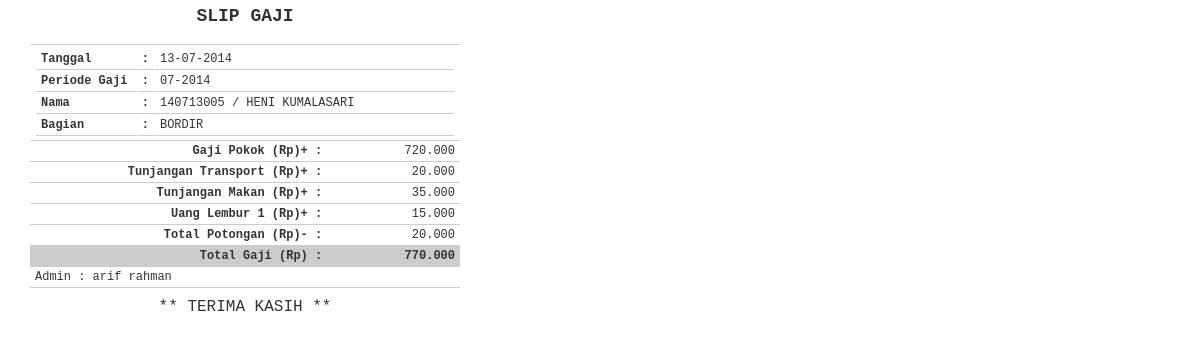
Screenshot of /penggajian_nota.php?noNota=PGJ412 with the database file from the repository.
### tables this page shows
CREATE TABLE IF NOT EXISTS `penggajian` (
  `id_slip` char(6) NOT NULL,
  `periode_gaji` char(7) NOT NULL,
  `tanggal` date NOT NULL,
  `nik` char(20) NOT NULL,
  `gaji_pokok` int(10) NOT NULL,
  `tunj_transport` int(10) NOT NULL,
  `tunj_makan` int(10) NOT NULL,
  `total_lembur` int(10) NOT NULL,
  `total_potongan` int(10) NOT NULL,
  `kd_user` char(4) NOT NULL,
  PRIMARY KEY (`id_slip`)
);

CREATE TABLE IF NOT EXISTS `karyawan` (
  `nik` char(20) NOT NULL,
  `nm_karyawan` varchar(50) NOT NULL,
  `kd_bagian` char(6) NOT NULL,
  `kelamin` varchar(10) NOT NULL,
  `gol_darah` enum('','A','B','AB','O') NOT NULL,
  `agama` varchar(20) NOT NULL,
  `alamat_tinggal` varchar(100) NOT NULL,
  `no_telepon` int(12) NOT NULL,
  `tempat_lahir` varchar(30) NOT NULL,
  `tanggal_lahir` date NOT NULL,
  `status_kawin` enum('Kawin','Belum Kawin') NOT NULL,
  `tanggal_masuk` date NOT NULL,
  PRIMARY KEY (`nik`)
);

CREATE TABLE IF NOT EXISTS `bagian` (
  `kd_bagian` char(6) NOT NULL,
  `nm_bagian` varchar(50) NOT NULL,
  `gaji_pokok` int(10) NOT NULL,
  `uang_transport` int(10) NOT NULL,
  `uang_makan` int(10) NOT NULL,
  `uang_lembur` int(10) NOT NULL,
  PRIMARY KEY (`kd_bagian`)
);

CREATE TABLE IF NOT EXISTS `lembur` (
  `id` int(4) NOT NULL AUTO_INCREMENT,
  `nik` char(20) NOT NULL,
  `tanggal` date NOT NULL,
  `keterangan` varchar(100) NOT NULL,
  `kd_user` char(4) NOT NULL,
  PRIMARY KEY (`id`)
);

CREATE TABLE IF NOT EXISTS `potongan` (
  `id_potongan` int(4) NOT NULL AUTO_INCREMENT,
  `nik` char(20) NOT NULL,
  `tanggal` date NOT NULL,
  `besar_potongan` int(10) NOT NULL,
  `nama_potongan` varchar(50) NOT NULL,
  `kd_user` char(4) NOT NULL,
  PRIMARY KEY (`id_potongan`)
);

CREATE TABLE IF NOT EXISTS `user` (
  `kd_user` char(4) NOT NULL,
  `nm_user` varchar(100) NOT NULL,
  `no_telepon` varchar(20) NOT NULL,
  `username` varchar(20) NOT NULL,
  `password` varchar(200) NOT NULL,
  PRIMARY KEY (`kd_user`)
);

### library/inc.library.php (called while the page is built, shortened)
<?php
function IndonesiaTgl($tanggal){
	$tgl=substr($tanggal,8,2);
	$bln=substr($tanggal,5,2);
	$thn=substr($tanggal,0,4);
	$awal="$tgl-$bln-$thn";
	return $awal;
}
function format_angka($angka) {
	$hasil =  number_format($angka,0, ",",".");
	return $hasil;
}
?>

### penggajian_nota.php (the view, shortened to what this page needs)
<?php
include_once "library/inc.connection.php";
include_once "library/inc.library.php";
$noNota = $_GET['noNota'];
$mySql = "SELECT penggajian.*, user.nm_user, karyawan.nik, karyawan.nm_karyawan, bagian.nm_bagian, bagian.uang_lembur
			FROM penggajian
			LEFT JOIN user ON penggajian.kd_user=user.kd_user
			LEFT JOIN karyawan ON penggajian.nik=karyawan.nik
			LEFT JOIN bagian ON karyawan.kd_bagian=bagian.kd_bagian
			WHERE id_slip='$noNota'";
$myQry = mysql_query($mySql, $koneksidb)  or die ("Query salah : ".mysql_error());
$myData= mysql_fetch_array($myQry);
$kdKaryawan = $myData['nik'];
$dataBulan	= substr($myData['periode_gaji'],0,2);
$dataTahun	= substr($myData['periode_gaji'],3,4);
$totalGaji	= 0;
$totalGaji	= $totalGaji + $myData['gaji_pokok'];
$totalGaji	= $totalGaji + $myData['tunj_transport'];
$totalGaji	= $totalGaji + $myData['tunj_makan'];
$totalGaji	= $totalGaji + $myData['total_lembur'];
$totalGaji	= $totalGaji - $myData['total_potongan'];
?>
<html>
<head>
<link href="styles/styles_cetak.css" rel="stylesheet" type="text/css">
</head>
<body onLoad="window.print()">
<table class="table-list" width="430" border="0" cellspacing="1" cellpadding="2">
  <tr>
    <td colspan="4" align="center"><h2>SLIP GAJI </h2></td>
  </tr>
  <tr>
    <td  colspan="4" align="center">
      <table width="100%" border="0" cellpadding="2" cellspacing="1">
        <tr>
          <td width="24%"><strong>Tanggal</strong></td>
          <td width="4%"><strong>:</strong></td>
          <td width="72%"> <?php echo IndonesiaTgl($myData['tanggal']); ?> </td>
        </tr>
        <tr>
          <td><strong>Periode Gaji</strong></td>
          <td><strong>:</strong></td>
          <td> <?php echo $myData['periode_gaji']; ?> </td>
        </tr>
        <tr>
          <td><strong>Nama</strong></td>
          <td><strong>:</strong></td>
          <td> <?php echo $myData['nik']." / ".$myData['nm_karyawan']; ?> </td>
        </tr>
        <tr>
          <td><strong>Bagian</strong></td>
          <td><strong>:</strong></td>
          <td> <?php echo $myData['nm_bagian']; ?> </td>
        </tr>
      </table></td>
  </tr>
  <tr>
    <td width="294" align="right"><strong>Gaji Pokok   (Rp)+ : </strong></td>
    <td width="125" align="right"><?php echo format_angka($myData['gaji_pokok']); ?></td>
  </tr>
  <tr>
    <td align="right"><strong>  Tunjangan Transport (Rp)+ : </strong></td>
    <td align="right"><?php echo format_angka($myData['tunj_transport']); ?></td>
  </tr>
  <tr>
    <td align="right"><strong>Tunjangan Makan (Rp)+ : </strong></td>
    <td align="right"><?php echo format_angka($myData['tunj_makan']); ?></td>
  </tr>
 <?php
 $my2Sql = "SELECT * FROM lembur WHERE nik='$kdKaryawan'
 			AND LEFT(tanggal,4)='$dataTahun'
			AND MID(tanggal,6,2)='$dataBulan'";
 $my2Qry = mysql_query($my2Sql, $koneksidb)  or die ("Query salah : ".mysql_error());
 $lemburKe =0;
 while($my2Data= mysql_fetch_array($my2Qry)) {
 $lemburKe++;
 ?>
  <tr>
    <td align="right"><strong>Uang Lembur  <?php echo $lemburKe; ?> (Rp)+ : </strong></td>
    <td align="right"><?php echo format_angka($myData['uang_lembur']); ?></td>
  </tr>
  <?php } ?>
  <?php
 $my3Sql = "SELECT * FROM potongan WHERE nik='$kdKaryawan' ";
 $my3Qry = mysql_query($my3Sql, $koneksidb)  or die ("Query salah : ".mysql_error());
 while($my3Data= mysql_fetch_array($my3Qry)) {
 ?>
  <tr>
    <td align="right"><strong>Total Potongan  (Rp)- : </strong></td>
    <td align="right"><?php echo format_angka($my3Data['besar_potongan']); ?></td>
  </tr>
  <?php } ?>
  <tr>
    <td align="right" bgcolor="#CCCCCC"><strong>Total Gaji   (Rp) : </strong></td>
    <td align="right" bgcolor="#CCCCCC"><b><?php echo format_angka($totalGaji); ?></b></td>
  </tr>
  <tr>
    <td colspan="4">Admin : <?php echo $myData['nm_user']; ?></td>
  </tr>
</table>
<table width="430" border="0" cellspacing="0" cellpadding="0">
  <tr>
    <td align="center">** TERIMA KASIH ** </td>
  </tr>
</table>
</body>
</html>

### styles/styles_cetak.css (style rules this page uses)
body,td,th { font-family: Courier New, Courier, monospace; }
body { margin:0px auto 0px; padding:3px; font-size:12px; color:#333; width:95%; background-position:top; background-color:#fff; }
.table-list { clear: both; text-align: left; border-collapse: collapse; margin: 0px 0px 10px 0px; background:#fff; }
.table-list td { color: #333; font-size:12px; border-color: #fff; border-collapse: collapse; vertical-align: center; padding: 3px 5px; border-bottom:1px #CCCCCC solid; }

### rows the page displays
penggajian: tanggal "13-07-2014", periode_gaji "07-2014", karyawan.nik "140713005", karyawan.nm_karyawan "HENI KUMALASARI", bagian.nm_bagian "BORDIR", gaji_pokok "720.000", tunj_transport "20.000", tunj_makan "35.000", kd_user.nm_user "arif rahman"
bagian: uang_lembur "15.000"
potongan: besar_potongan "20.000"

### other values shown
format_angka($totalGaji) "770.000"
